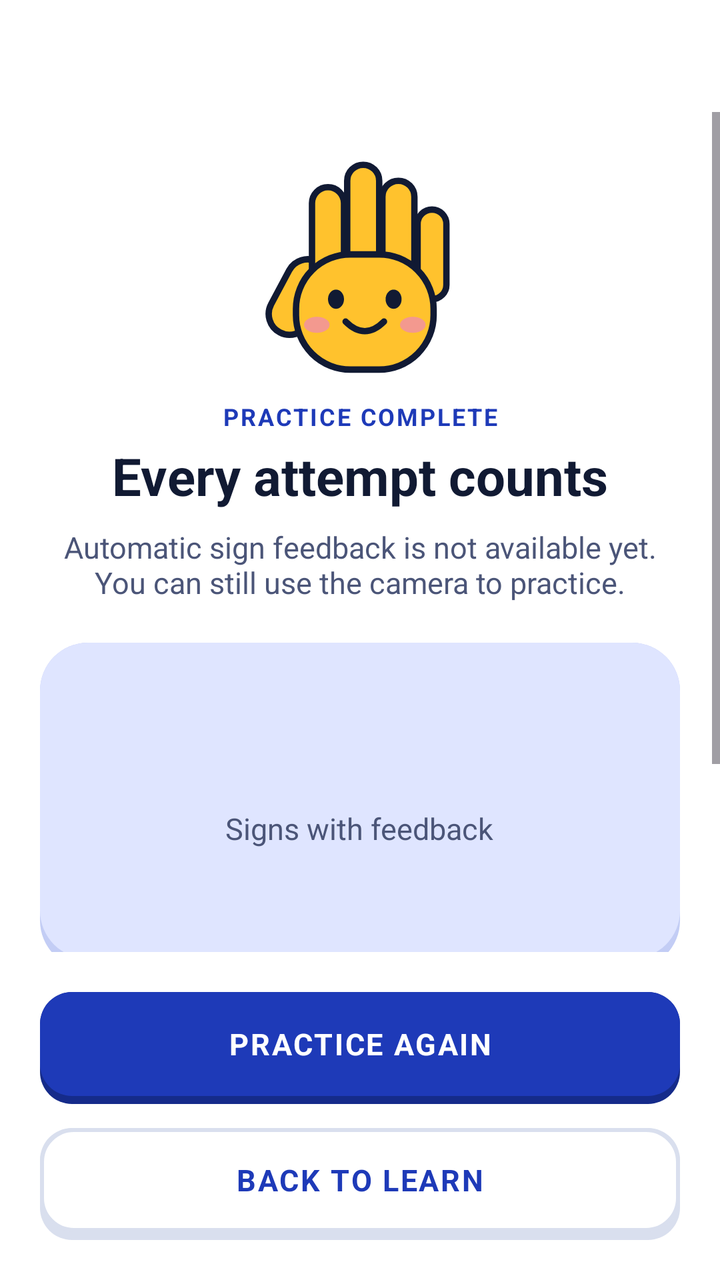
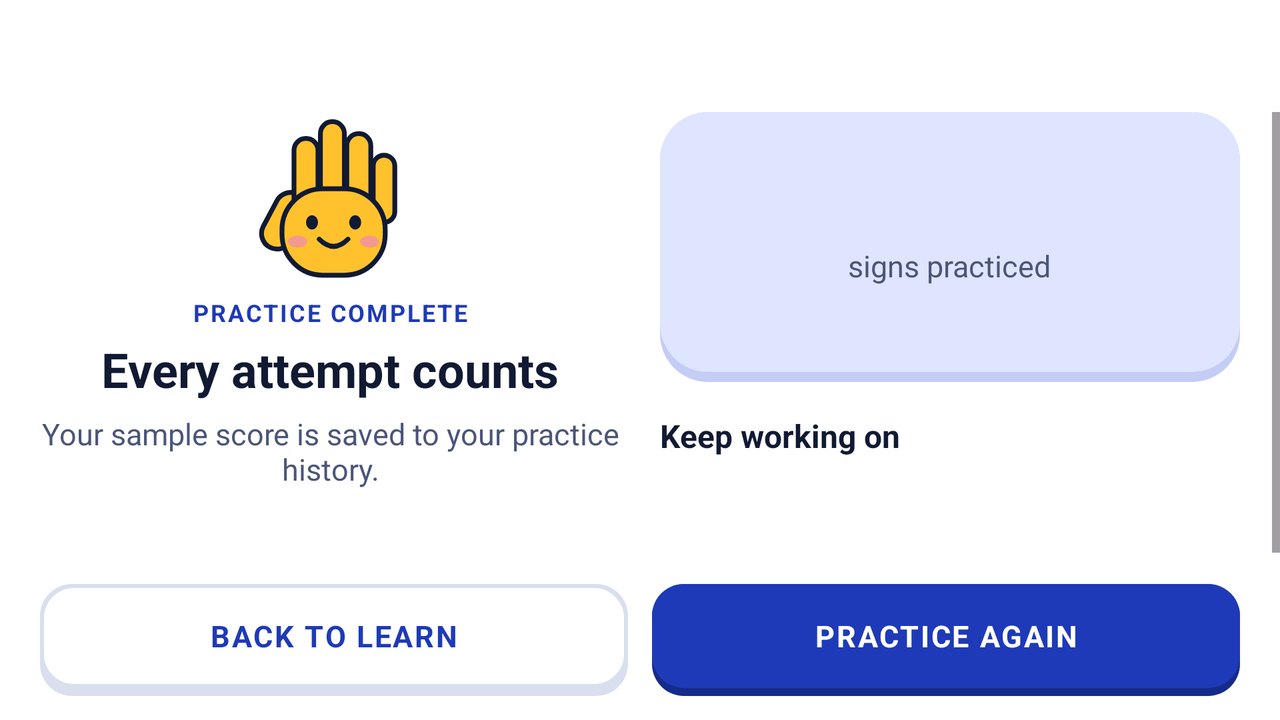

Two renders of one Android screen. The first uses the default layout on a phone; the second uses the alternative layout the repository ships for a different screen configuration, on a matching device. The two XML files are below.
<!-- AndroidManifest.xml: application theme Theme.Senyas -->
<!-- res/layout/fragment_practice_summary.xml -->
<?xml version="1.0" encoding="utf-8"?>
<LinearLayout xmlns:android="http://schemas.android.com/apk/res/android"
    xmlns:app="http://schemas.android.com/apk/res-auto"
    android:layout_width="match_parent"
    android:layout_height="match_parent"
    android:background="@color/surface"
    android:orientation="vertical">

    <include layout="@layout/view_top_bar" />

    <ScrollView
        android:layout_width="match_parent"
        android:layout_height="0dp"
        android:layout_weight="1"
        android:overScrollMode="never">

        <LinearLayout
            android:layout_width="match_parent"
            android:layout_height="wrap_content"
            android:orientation="vertical"
            android:padding="20dp">

            <ImageView
                android:layout_width="96dp"
                android:layout_height="112dp"
                android:layout_gravity="center_horizontal"
                android:importantForAccessibility="no"
                android:src="@drawable/ic_mascot" />

            <TextView
                android:layout_width="match_parent"
                android:layout_height="wrap_content"
                android:layout_marginTop="12dp"
                android:gravity="center"
                android:letterSpacing="0.08"
                android:text="@string/practice_complete"
                android:textAllCaps="true"
                android:textColor="@color/accent"
                android:textSize="12sp"
                android:textStyle="bold" />

            <TextView
                android:layout_width="match_parent"
                android:layout_height="wrap_content"
                android:layout_marginTop="4dp"
                android:gravity="center"
                android:text="@string/every_attempt_counts"
                android:textColor="@color/text_primary"
                android:textSize="26sp"
                android:textStyle="bold" />

            <TextView
                android:layout_width="match_parent"
                android:layout_height="wrap_content"
                android:layout_marginTop="8dp"
                android:gravity="center"
                android:text="@string/practice_feedback_unavailable"
                android:textColor="@color/text_secondary"
                android:textSize="15sp" />

            <LinearLayout
                android:layout_width="match_parent"
                android:layout_height="wrap_content"
                android:layout_marginTop="20dp"
                android:background="@drawable/bg_card_tinted"
                android:gravity="center_horizontal"
                android:orientation="vertical"
                android:paddingStart="24dp"
                android:paddingTop="24dp"
                android:paddingEnd="24dp"
                android:paddingBottom="29dp">

                <TextView
                    android:id="@+id/tv_score"
                    android:layout_width="wrap_content"
                    android:layout_height="wrap_content"
                    android:textColor="@color/text_primary"
                    android:textSize="44sp"
                    android:textStyle="bold" />

                <TextView
                    android:layout_width="wrap_content"
                    android:layout_height="wrap_content"
                    android:text="@string/practice_signs_graded"
                    android:textColor="@color/text_secondary"
                    android:textSize="15sp" />

                <TextView
                    android:id="@+id/tv_avg"
                    android:layout_width="wrap_content"
                    android:layout_height="wrap_content"
                    android:layout_marginTop="12dp"
                    android:textColor="@color/text_primary"
                    android:textSize="14sp"
                    android:textStyle="bold" />
            </LinearLayout>

            <TextView
                android:layout_width="match_parent"
                android:layout_height="wrap_content"
                android:layout_marginTop="24dp"
                android:text="@string/keep_working_on"
                android:textColor="@color/text_primary"
                android:textSize="16sp"
                android:textStyle="bold" />

            <TextView
                android:id="@+id/tv_work1"
                android:layout_width="match_parent"
                android:layout_height="wrap_content"
                android:layout_marginTop="6dp"
                android:textColor="@color/text_primary"
                android:textSize="15sp" />

            <TextView
                android:id="@+id/tv_work2"
                android:layout_width="match_parent"
                android:layout_height="wrap_content"
                android:layout_marginTop="2dp"
                android:textColor="@color/text_secondary"
                android:textSize="14sp" />
        </LinearLayout>
    </ScrollView>

    <LinearLayout
        android:layout_width="match_parent"
        android:layout_height="wrap_content"
        android:background="@color/surface"
        android:orientation="vertical"
        android:padding="20dp">

        <TextView
            android:id="@+id/btn_again"
            style="@style/Widget.Senyas.Btn3D.Primary"
            android:text="@string/practice_again" />

        <TextView
            android:id="@+id/btn_learn"
            style="@style/Widget.Senyas.Btn3D.Secondary"
            android:layout_marginTop="12dp"
            android:text="@string/back_to_learn" />
    </LinearLayout>
</LinearLayout>
<!-- res/layout/view_top_bar.xml (included above) -->
<?xml version="1.0" encoding="utf-8"?>
<LinearLayout xmlns:android="http://schemas.android.com/apk/res/android" xmlns:app="http://schemas.android.com/apk/res-auto"
    android:layout_width="match_parent"
    android:layout_height="56dp"
    android:gravity="center_vertical"
    android:orientation="horizontal"
    android:paddingStart="4dp"
    android:paddingEnd="16dp">

    <ImageButton
        android:id="@+id/btn_back"
        android:layout_width="48dp"
        android:layout_height="48dp"
        android:background="?attr/selectableItemBackgroundBorderless"
        android:contentDescription="@string/back"
        android:src="@drawable/ic_back"
        app:tint="@color/text_primary" />

    <TextView
        android:id="@+id/tv_bar_title"
        android:layout_width="wrap_content"
        android:layout_height="wrap_content"
        android:layout_marginStart="4dp"
        android:textColor="@color/text_primary"
        android:textSize="20sp"
        android:textStyle="bold" />
</LinearLayout>
<!-- resources referenced by this layout -->
<resources>
  <color name="accent">#1E3AB8</color>
  <color name="surface">#FFFFFF</color>
  <color name="text_primary">#111A33</color>
  <color name="text_secondary">#4B5578</color>
  <!-- drawable bg_card_tinted (drawable) -->
  <?xml version="1.0" encoding="utf-8"?>
  <layer-list xmlns:android="http://schemas.android.com/apk/res/android">
      <item><shape><solid android:color="@color/blue_container_edge" /><corners android:radius="24dp" /></shape></item>
      <item android:bottom="5dp"><shape><solid android:color="@color/blue_container" /><corners android:radius="24dp" /></shape></item>
  </layer-list>
  <string name="back">Back</string>
  <string name="back_to_learn">Back to Learn</string>
  <string name="every_attempt_counts">Every attempt counts</string>
  <string name="keep_working_on">Keep working on</string>
  <string name="practice_again">Practice again</string>
  <string name="practice_complete">PRACTICE COMPLETE</string>
  <string name="practice_feedback_unavailable">Automatic sign feedback is not available yet. You can still use the camera to practice.</string>
  <string name="practice_signs_graded">Signs with feedback</string>
  <style name="Widget.Senyas.Btn3D.Primary">
          <item name="android:background">@drawable/btn_primary</item>
          <item name="android:textColor">@color/white</item>
      </style>
  <style name="Widget.Senyas.Btn3D.Secondary">
          <item name="android:background">@drawable/btn_secondary</item>
          <item name="android:textColor">@color/accent</item>
      </style>
  <color name="blue_container_edge">#C3CDF5</color>
  <color name="blue_container">#DFE5FF</color>
  <color name="white">#FFFFFFFF</color>
  <!-- drawable btn_secondary (drawable) -->
  <?xml version="1.0" encoding="utf-8"?>
  <selector xmlns:android="http://schemas.android.com/apk/res/android">
      <item android:state_pressed="true">
          <layer-list>
              <item android:top="4dp"><shape><solid android:color="@color/surface" /><corners android:radius="16dp" /><stroke android:width="2dp" android:color="@color/card_stroke" /></shape></item>
          </layer-list>
      </item>
      <item>
          <layer-list>
              <item><shape><solid android:color="@color/card_stroke" /><corners android:radius="16dp" /></shape></item>
              <item android:bottom="4dp"><shape><solid android:color="@color/surface" /><corners android:radius="16dp" /><stroke android:width="2dp" android:color="@color/card_stroke" /></shape></item>
          </layer-list>
      </item>
  </selector>
  <color name="senyas_blue">#1E3AB8</color>
  <color name="sun_yellow">#FFC22D</color>
  <color name="navy">#111A33</color>
  <color name="background">#EFF4F9</color>
  <color name="outline">#8A94B8</color>
  <color name="error">#B3261E</color>
  <style name="Widget.Senyas.TextField" parent="Widget.Material3.TextInputLayout.OutlinedBox">
          <item name="boxCornerRadiusTopStart">12dp</item>
          <item name="boxCornerRadiusTopEnd">12dp</item>
          <item name="boxCornerRadiusBottomStart">12dp</item>
          <item name="boxCornerRadiusBottomEnd">12dp</item>
          <item name="boxBackgroundColor">@color/surface</item>
      </style>
  <color name="tag_grey">#E6E8EE</color>
  <color name="blue_edge">#152B8A</color>
  <color name="card_stroke">#D9DFEE</color>
  <!-- some entries are left out for length -->
</resources>
<!-- res/layout-land/fragment_practice_summary.xml (the repository's variant of the layout above) -->
<!-- drawn on the phone turned sideways -->
<?xml version="1.0" encoding="utf-8"?>
<LinearLayout xmlns:android="http://schemas.android.com/apk/res/android"
    android:layout_width="match_parent"
    android:layout_height="match_parent"
    android:background="@color/surface"
    android:orientation="vertical">

    <include layout="@layout/view_top_bar" />

    <ScrollView
        android:layout_width="match_parent"
        android:layout_height="0dp"
        android:layout_weight="1"
        android:overScrollMode="never">

        <LinearLayout
            android:layout_width="match_parent"
            android:layout_height="wrap_content"
            android:orientation="horizontal"
            android:paddingStart="20dp"
            android:paddingEnd="20dp"
            android:paddingBottom="16dp">

            <LinearLayout
                android:layout_width="0dp"
                android:layout_height="wrap_content"
                android:layout_weight="1"
                android:gravity="center_horizontal"
                android:orientation="vertical">

                <ImageView
                    android:layout_width="72dp"
                    android:layout_height="84dp"
                    android:importantForAccessibility="no"
                    android:src="@drawable/ic_mascot" />

                <TextView
                    android:layout_width="match_parent"
                    android:layout_height="wrap_content"
                    android:layout_marginTop="8dp"
                    android:gravity="center"
                    android:letterSpacing="0.08"
                    android:text="@string/practice_complete"
                    android:textAllCaps="true"
                    android:textColor="@color/accent"
                    android:textSize="12sp"
                    android:textStyle="bold" />

                <TextView
                    android:layout_width="match_parent"
                    android:layout_height="wrap_content"
                    android:layout_marginTop="4dp"
                    android:gravity="center"
                    android:text="@string/every_attempt_counts"
                    android:textColor="@color/text_primary"
                    android:textSize="24sp"
                    android:textStyle="bold" />

                <TextView
                    android:layout_width="match_parent"
                    android:layout_height="wrap_content"
                    android:layout_marginTop="6dp"
                    android:gravity="center"
                    android:text="@string/your_sample_score_is_saved"
                    android:textColor="@color/text_secondary"
                    android:textSize="15sp" />
            </LinearLayout>

            <LinearLayout
                android:layout_width="0dp"
                android:layout_height="wrap_content"
                android:layout_marginStart="20dp"
                android:layout_weight="1"
                android:orientation="vertical">

                <LinearLayout
                    android:layout_width="match_parent"
                    android:layout_height="wrap_content"
                    android:background="@drawable/bg_card_tinted"
                    android:gravity="center_horizontal"
                    android:orientation="vertical"
                    android:paddingStart="20dp"
                    android:paddingTop="16dp"
                    android:paddingEnd="20dp"
                    android:paddingBottom="21dp">

                    <TextView
                        android:id="@+id/tv_score"
                        android:layout_width="wrap_content"
                        android:layout_height="wrap_content"
                        android:textColor="@color/text_primary"
                        android:textSize="38sp"
                        android:textStyle="bold" />

                    <TextView
                        android:layout_width="wrap_content"
                        android:layout_height="wrap_content"
                        android:text="@string/signs_practiced"
                        android:textColor="@color/text_secondary"
                        android:textSize="15sp" />

                    <TextView
                        android:id="@+id/tv_avg"
                        android:layout_width="wrap_content"
                        android:layout_height="wrap_content"
                        android:layout_marginTop="8dp"
                        android:textColor="@color/text_primary"
                        android:textSize="14sp"
                        android:textStyle="bold" />
                </LinearLayout>

                <TextView
                    android:layout_width="match_parent"
                    android:layout_height="wrap_content"
                    android:layout_marginTop="16dp"
                    android:text="@string/keep_working_on"
                    android:textColor="@color/text_primary"
                    android:textSize="16sp"
                    android:textStyle="bold" />

                <TextView
                    android:id="@+id/tv_work1"
                    android:layout_width="match_parent"
                    android:layout_height="wrap_content"
                    android:layout_marginTop="6dp"
                    android:textColor="@color/text_primary"
                    android:textSize="15sp" />

                <TextView
                    android:id="@+id/tv_work2"
                    android:layout_width="match_parent"
                    android:layout_height="wrap_content"
                    android:layout_marginTop="2dp"
                    android:textColor="@color/text_secondary"
                    android:textSize="14sp" />
            </LinearLayout>
        </LinearLayout>
    </ScrollView>

    <LinearLayout
        android:layout_width="match_parent"
        android:layout_height="wrap_content"
        android:background="@color/surface"
        android:orientation="horizontal"
        android:paddingStart="20dp"
        android:paddingTop="8dp"
        android:paddingEnd="20dp"
        android:paddingBottom="12dp">

        <TextView
            android:id="@+id/btn_learn"
            style="@style/Widget.Senyas.Btn3D.Secondary"
            android:layout_width="0dp"
            android:layout_weight="1"
            android:paddingHorizontal="12dp"
            android:text="@string/back_to_learn" />

        <TextView
            android:id="@+id/btn_again"
            style="@style/Widget.Senyas.Btn3D.Primary"
            android:layout_width="0dp"
            android:layout_marginStart="12dp"
            android:layout_weight="1"
            android:paddingHorizontal="12dp"
            android:text="@string/practice_again" />
    </LinearLayout>
</LinearLayout>
<!-- resources referenced by the variant -->
<!-- as the phone turned sideways resolves them -->
<resources>
  <color name="accent">#1E3AB8</color>
  <color name="surface">#FFFFFF</color>
  <color name="text_primary">#111A33</color>
  <color name="text_secondary">#4B5578</color>
  <!-- drawable bg_card_tinted (drawable) -->
  <?xml version="1.0" encoding="utf-8"?>
  <layer-list xmlns:android="http://schemas.android.com/apk/res/android">
      <item><shape><solid android:color="@color/blue_container_edge" /><corners android:radius="24dp" /></shape></item>
      <item android:bottom="5dp"><shape><solid android:color="@color/blue_container" /><corners android:radius="24dp" /></shape></item>
  </layer-list>
  <string name="back">Back</string>
  <string name="back_to_learn">Back to Learn</string>
  <string name="every_attempt_counts">Every attempt counts</string>
  <string name="keep_working_on">Keep working on</string>
  <string name="practice_again">Practice again</string>
  <string name="practice_complete">PRACTICE COMPLETE</string>
  <string name="signs_practiced">signs practiced</string>
  <string name="your_sample_score_is_saved">Your sample score is saved to your practice history.</string>
  <style name="Widget.Senyas.Btn3D.Primary">
          <item name="android:background">@drawable/btn_primary</item>
          <item name="android:textColor">@color/white</item>
      </style>
  <style name="Widget.Senyas.Btn3D.Secondary">
          <item name="android:background">@drawable/btn_secondary</item>
          <item name="android:textColor">@color/accent</item>
      </style>
  <color name="blue_container_edge">#C3CDF5</color>
  <color name="blue_container">#DFE5FF</color>
  <color name="white">#FFFFFFFF</color>
  <!-- drawable btn_secondary (drawable) -->
  <?xml version="1.0" encoding="utf-8"?>
  <selector xmlns:android="http://schemas.android.com/apk/res/android">
      <item android:state_pressed="true">
          <layer-list>
              <item android:top="4dp"><shape><solid android:color="@color/surface" /><corners android:radius="16dp" /><stroke android:width="2dp" android:color="@color/card_stroke" /></shape></item>
          </layer-list>
      </item>
      <item>
          <layer-list>
              <item><shape><solid android:color="@color/card_stroke" /><corners android:radius="16dp" /></shape></item>
              <item android:bottom="4dp"><shape><solid android:color="@color/surface" /><corners android:radius="16dp" /><stroke android:width="2dp" android:color="@color/card_stroke" /></shape></item>
          </layer-list>
      </item>
  </selector>
  <color name="senyas_blue">#1E3AB8</color>
  <color name="sun_yellow">#FFC22D</color>
  <color name="navy">#111A33</color>
  <color name="background">#EFF4F9</color>
  <color name="outline">#8A94B8</color>
  <color name="error">#B3261E</color>
  <style name="Widget.Senyas.TextField" parent="Widget.Material3.TextInputLayout.OutlinedBox">
          <item name="boxCornerRadiusTopStart">12dp</item>
          <item name="boxCornerRadiusTopEnd">12dp</item>
          <item name="boxCornerRadiusBottomStart">12dp</item>
          <item name="boxCornerRadiusBottomEnd">12dp</item>
          <item name="boxBackgroundColor">@color/surface</item>
      </style>
  <color name="tag_grey">#E6E8EE</color>
  <color name="blue_edge">#152B8A</color>
  <color name="card_stroke">#D9DFEE</color>
  <!-- some entries are left out for length -->
</resources>
